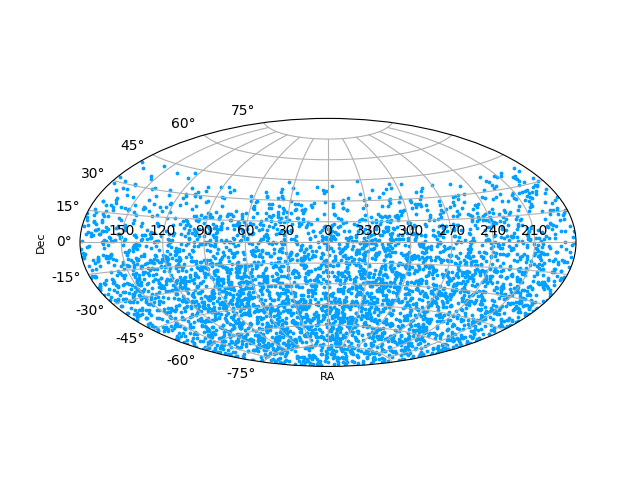

Write Python code to recreate this figure.
from __future__ import division
import numpy as np
import matplotlib.pyplot as plt
import ephem # to make coordinate systems conversions

def plot_ait(RA,Dec,org=0, projection='aitoff',alpha_d=None,delta_d=None):
  # RA e Dec devem ser dados em grau
  x = np.remainder(RA+360-org,360) # shift RA values
  ind = x>180
  if type(x) == type(np.float64()):
    x -= 360
  else:
    x[ind] -=360
  x=-x # reverse the scale: East to the left
  tick_labels = np.array([150, 120, 90, 60, 30, 0, 330, 300, 270, 240, 210])
  tick_labels = np.remainder(tick_labels+360+org,360)
  fig = plt.figure(dpi=100)
  ax = fig.add_subplot(111, projection=projection)
  ax.scatter(np.radians(x),np.radians(Dec),s=12,marker='.',color='#03a0ff') # convert degrees to radians
  if alpha_d is not None and delta_d is not None:
    y = np.remainder(alpha_d+360-org,360)
    y -= 360
    y = -y
    ax.scatter(np.radians(y),np.radians(delta_d),color='r')
  ax.set_xticklabels(tick_labels) # we add the scale on the x axis
  ax.set_xlabel('RA')
  ax.xaxis.label.set_fontsize(8)
  ax.set_ylabel('Dec')
  ax.yaxis.label.set_fontsize(8)
  ax.grid(True)
